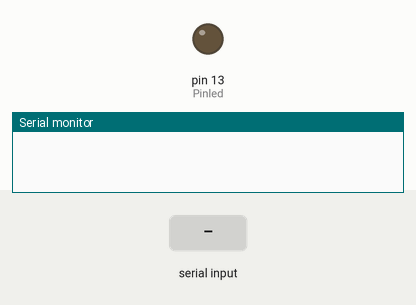
Simulated run of this sketch. Board: Arduino Uno, built with avr-gcc and run on an emulated ATmega328P. Shown: output pins drawn as LEDs (lit = HIGH), the last lines printed to the serial monitor. The test bench sets the inputs (shaded band).

Above: at 1.2 s.
1.3 s: "a" received over Serial
At 2.0 s:
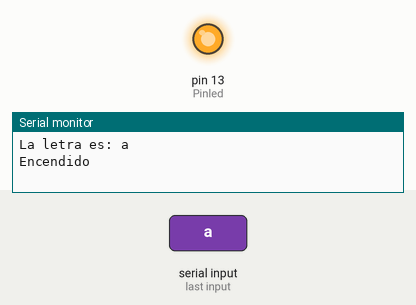
2.8 s: "e" received over Serial
4.3 s: "i" received over Serial
Timing chart, 0 to 7.3 s (numbered marks = the images above; inputs shaded):
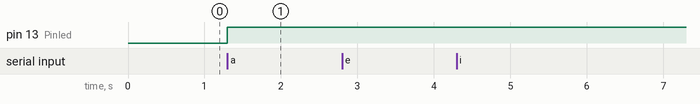

Measured:
- after the input at 1.3 s, pin 13 (Pinled): LOW → HIGH at once

The sketch:

4_encender_led_por_tecla.ino
```cpp
void encenderLed (int num);


// este es el pin de salida
int Pinled = 13;
// estado del led
int estado = 0;

void setup() {
  //inicializamos el puerto serial
  Serial.begin(9600);

  //configuramos el pin de salida
  pinMode (Pinled, OUTPUT);
 }

void loop() {
//se guarda la tecla precionada
char tecla = Serial.read();

//pregunta si es una letra
  if (isAlpha(tecla) )
  {
    // si es una vocal iguanla estado 1
    if (tecla == 'a' || tecla == 'e' || tecla == 'i' || tecla == 'o' || tecla == 'u')
    {
      estado = 1;
    }
    // si no, es porque es una consonante, lo iguala a 0
    else
    {
      estado  = 0;
    }
    // imprime texto mas la letra que se ingreso
    Serial.print("La letra es: ");
    Serial.println(tecla);
    // llama la fincion encenderLed
    encenderLed(estado);
  }

}


void encenderLed (int num)
{
  // si el valor que se ingreso es 1 enciende led y imprime encendido
  if (num)
  {
    digitalWrite(Pinled,HIGH);
    Serial.println("Encendido");
  }
  // sino apaga el led y imprime apagado
  else
  {
    digitalWrite(Pinled, LOW);
    Serial.println("Apagado");
  }
}
```
